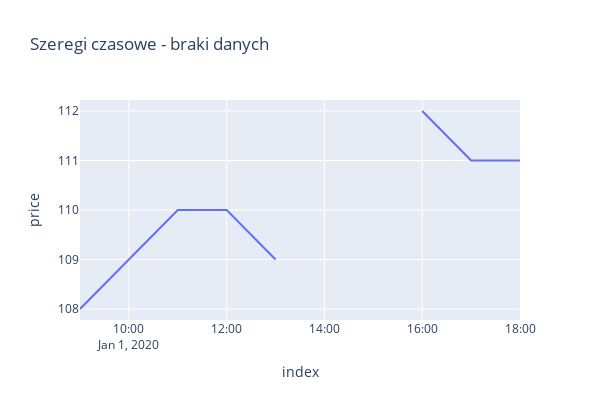

Write notebook code for a chart like this one.
### Code cell
px.line(df_plotly, 'index', 'price', width=600, height=400, title='Szeregi czasowe - braki danych')

### Figure 1 — Plotly figure (JSON) as saved in the notebook; plotly's stock layout.template omitted (floating-point values rounded to 4 significant figures)
{"data": [{"hovertemplate": "index=%{x}<br>price=%{y}<extra></extra>", "legendgroup": "", "line": {"color": "#636efa", "dash": "solid"}, "marker": {"symbol": "circle"}, "mode": "lines", "name": "", "orientation": "v", "showlegend": false, "type": "scatter", "x": ["2020-01-01T09:00:00.000000000", "2020-01-01T10:00:00.000000000", "2020-01-01T11:00:00.000000000", "2020-01-01T12:00:00.000000000", "2020-01-01T13:00:00.000000000", "2020-01-01T14:00:00.000000000", "2020-01-01T15:00:00.000000000", "2020-01-01T16:00:00.000000000", "2020-01-01T17:00:00.000000000", "2020-01-01T18:00:00.000000000"], "xaxis": "x", "y": [108.0, 109.0, 110.0, 110.0, 109.0, NaN, NaN, 112.0, 111.0, 111.0], "yaxis": "y"}], "layout": {"height": 400, "legend": {"tracegroupgap": 0}, "title": {"text": "Szeregi czasowe - braki danych"}, "width": 600, "xaxis": {"anchor": "y", "domain": [0, 1], "title": {"text": "index"}}, "yaxis": {"anchor": "x", "domain": [0, 1], "title": {"text": "price"}}}}
